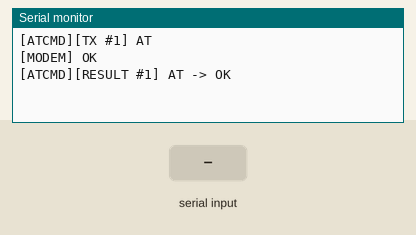
A sketch run on a simulated Arduino Mega 2560, built with avr-gcc and run on an emulated ATmega2560. Parts: the last lines printed to the serial monitor. The test bench sets the inputs (shaded band). The modem accepts every AT command (registered, SIM ready, sends succeed) and sends nothing else.

Above: at 1.2 s.
1.3 s: "ERROR\n" received over the second serial link
At 1.9 s:
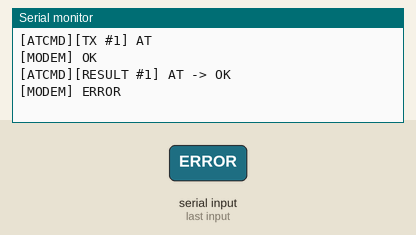
3.5 s: "+CME ERROR\n" received over the second serial link
At 3.9 s:
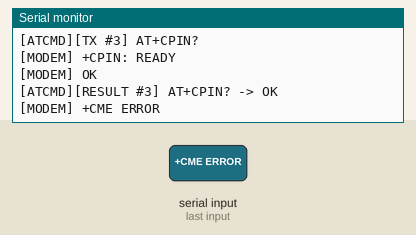
5.0 s: "+CMS ERROR\n" received over the second serial link
6.5 s: "1\n" received over the second serial link
At 6.9 s:
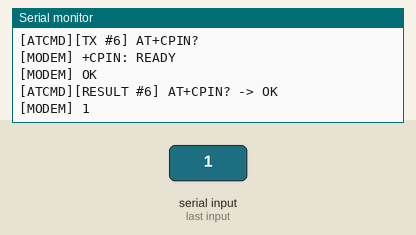

The sketch:

SimpleModemATcmdLoop.ino
```cpp
#include <Arduino.h>

#if defined(ARDUINO_UNO_Q)
#include <Arduino_RouterBridge.h>

#define mySerial        Serial1
#define dbgSerial       Monitor
#endif

#if defined(ARDUINO_ARCH_AVR)
#include <SoftwareSerial.h>

#define mySerial        _mySerial
#define dbgSerial       Serial
SoftwareSerial          _mySerial(12, 13);   // RX, TX
#endif

static const uint16_t   RB_SIZE = 256;
volatile uint8_t        ringBuf[RB_SIZE];
volatile uint16_t       ringBufHead = 0;
volatile uint16_t       ringBufTail = 0;

static const uint16_t   LINE_SIZE = 256;
static char             lineBuf[LINE_SIZE];
static uint16_t         lineLen = 0;

static const uint32_t   ATCMD_INTERVAL_MS = 1000;
static const uint32_t   ATCMD_TIMEOUT_MS = 1000;
static uint32_t         lastAtCmdMs = 0;
static uint32_t         atCmdSentMs = 0;
static uint32_t         atCmdSeq = 0;
static uint16_t         atCmdIndex = 0;
static bool             waitingAtCmdRsp = false;
static const char*      currentAtCmd = NULL;

static const char* const atCmdLst[] = {
  "AT",
  "ATI",
  "AT+CPIN?",
};
static const uint16_t   ATCMD_COUNT = sizeof(atCmdLst) / sizeof(atCmdLst[0]);

// push one byte into ring buffer
bool ringBufPush(uint8_t c)
{
  uint16_t next = (ringBufHead + 1) % RB_SIZE;
  if (next == ringBufTail) {
    return false; // full
  }
  ringBuf[ringBufHead] = c;
  ringBufHead = next;
  return true;
}

// pop one byte from ring buffer
bool ringBufPop(uint8_t *c)
{

  if (ringBufHead == ringBufTail) {
    return false; // empty
  }

  *c = ringBuf[ringBufTail];
  ringBufTail = (ringBufTail + 1) % RB_SIZE;
  return true;
}

// collect bytes from SoftwareSerial into ring buffer
void uartRxTask()
{
  while (mySerial.available() > 0) {
    uint8_t c = (uint8_t)mySerial.read();

    if (!ringBufPush(c)) {
      dbgSerial.println(F("[RB] overflow"));
    }
  }

}

void uartTxTask()
{
  uint32_t now = millis();

  if (waitingAtCmdRsp) {
    if ((uint32_t)(now - atCmdSentMs) >= ATCMD_TIMEOUT_MS) {
      dbgSerial.print(F("[ATCMD][TIMEOUT #"));
      dbgSerial.print(atCmdSeq);
      dbgSerial.print(F("] "));
      dbgSerial.print(currentAtCmd);
      dbgSerial.println(F(" no final response"));
      waitingAtCmdRsp = false;
      lastAtCmdMs = now;
      currentAtCmd = NULL;
    }
    return;
  }

  if ((ATCMD_COUNT == 0) ||
      ((uint32_t)(now - lastAtCmdMs) < ATCMD_INTERVAL_MS)) {
    return;
  }

  const char* cmd = atCmdLst[atCmdIndex];
  atCmdIndex = (atCmdIndex + 1) % ATCMD_COUNT;

  if ((cmd == NULL) || (cmd[0] == '\0')) {
    lastAtCmdMs = now;
    return;
  }

  atCmdSeq++;
  dbgSerial.print(F("[ATCMD][TX #"));
  dbgSerial.print(atCmdSeq);
  dbgSerial.print(F("] "));
  dbgSerial.println(cmd);

  mySerial.println(cmd);
  atCmdSentMs = now;
  lastAtCmdMs = now;
  currentAtCmd = cmd;
  waitingAtCmdRsp = true;
}

// parse bytes from ring buffer into line buffer
String lineParserTask()
{
  uint8_t c;

  while (ringBufPop(&c)) {

    if (c == '\r') {
      continue;
    }

    if (c == '\n') {
      if (lineLen > 0) {
        lineBuf[lineLen] = '\0';
        lineLen = 0;
        return lineBuf;
      }
      continue;
    }

    if (lineLen < (LINE_SIZE - 1)) {
      lineBuf[lineLen++] = (char)c;
    }
    else {

      lineBuf[lineLen] = '\0';
      dbgSerial.print(F("[LINE] too long, HEX data: "));

      // only dump the first 16Bytes for check. 打印前16位元確認
      for(uint16_t i=0; i<16; i++) {
        if((uint8_t)lineBuf[i] < 0x10) dbgSerial.print("0");
        dbgSerial.print((uint8_t)lineBuf[i], HEX);
        dbgSerial.print(" ");
      }

      dbgSerial.println();
      lineLen = 0;
    }

  } /* end of while (ringBufPop(&c)) */
  return "";
}

void modemRspTask(const String &atrsp)
{
  if (atrsp.length() == 0) {
    return;
  }

  dbgSerial.print(F("[MODEM] "));
  dbgSerial.println(atrsp);

  if (!waitingAtCmdRsp) {
    return;
  }

  if ((atrsp == "OK") ||
      (atrsp == "ERROR") ||
      atrsp.startsWith("+CME ERROR") ||
      atrsp.startsWith("+CMS ERROR")) {
    dbgSerial.print(F("[ATCMD][RESULT #"));
    dbgSerial.print(atCmdSeq);
    dbgSerial.print(F("] "));
    dbgSerial.print(currentAtCmd);
    dbgSerial.print(F(" -> "));
    dbgSerial.println(atrsp);
    waitingAtCmdRsp = false;
    currentAtCmd = NULL;
  }
}

void setup()
{
  mySerial.begin(115200);     // modem baudrate，改成你的實際值
  dbgSerial.begin();
}

void loop()
{
  String atrsp = "";

  uartRxTask();          // 持續收 UART
  uartTxTask();          // 每秒送出一個 AT command，並做 timeout 檢查
  atrsp = lineParserTask();  // 做行分段解析
  modemRspTask(atrsp);       // 印出 modem 回覆並判斷 AT command 結果

  // 這裡可以放其他非阻塞工作
  // 例如狀態機、LED heartbeat、timeout 檢查等
}
```

Measured:
- after the input at 1.3 s, the serial monitor: prints a new line at once (image 1)
- after the input at 3.5 s, the serial monitor: prints a new line at once (image 2)
- after the input at 6.5 s, the serial monitor: prints a new line at once (image 3)
